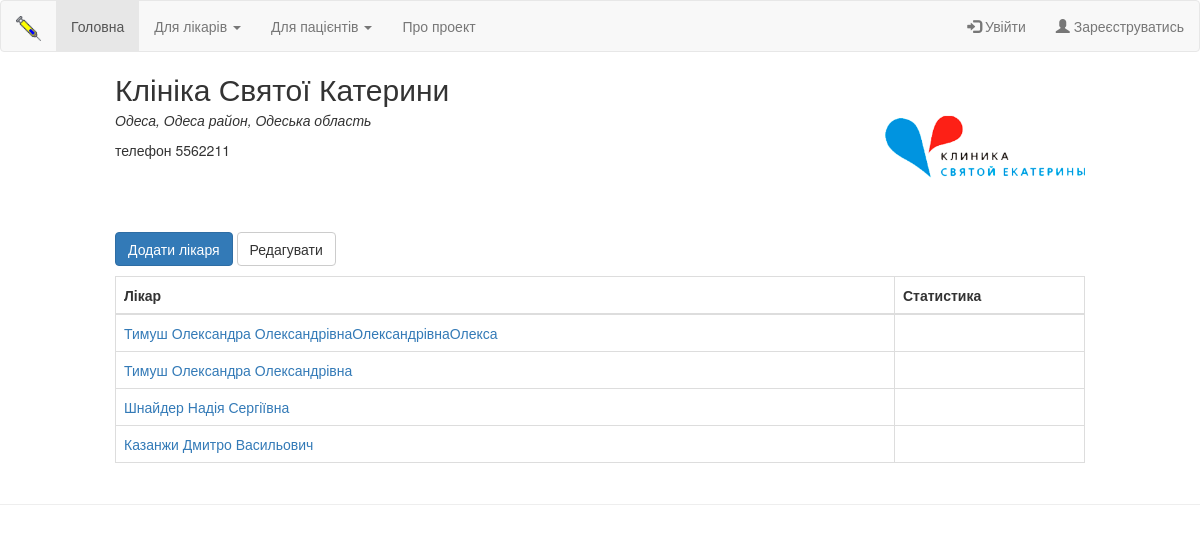
The page /registry/clinic/1 on the database as committed earlier.
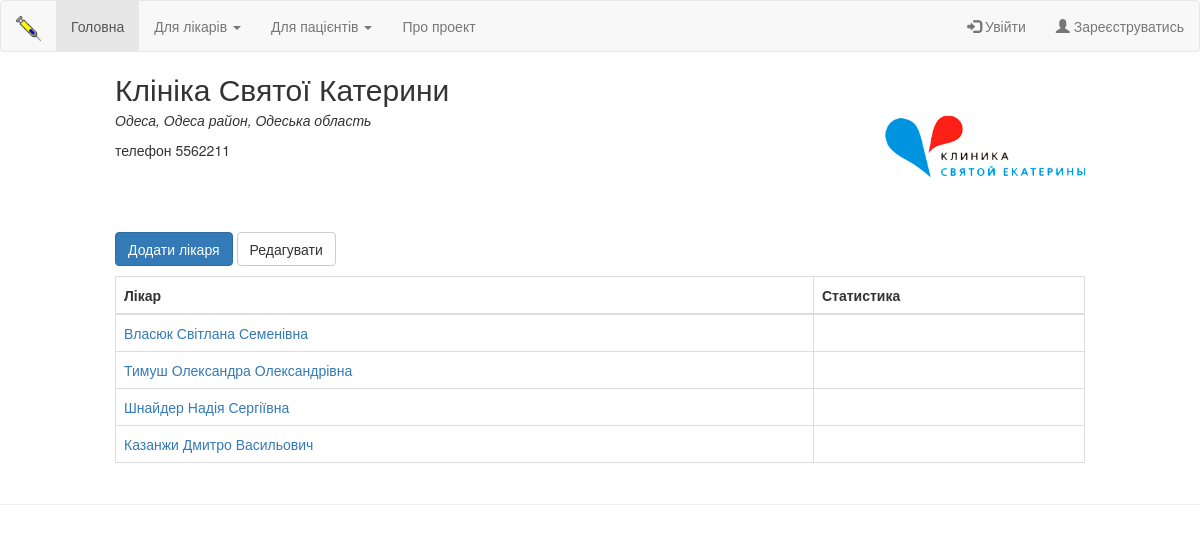
The same page on the database as committed later.
### registry/models.py (models this page shows, shortened)
class Doctor(models.Model):
    firstname = models.ForeignKey(Firstname, on_delete=models.SET_NULL, null=True, blank=True)
    patronymic = models.ForeignKey(Patronymic, on_delete=models.SET_NULL, null=True, blank=True)
    lastname = models.ForeignKey(Lastname, on_delete=models.SET_NULL, null=True, blank=True)
    clinic = models.ForeignKey(Clinic, on_delete=models.SET_NULL, null=True, blank=True)
    def get_registry_url(self):
        return reverse('doctor', args=[str(self.id)])
    class Meta:
        verbose_name = "Лікар"
        verbose_name_plural = "Лікарі"
        ordering = ['-id']

class Lastname(models.Model):
    lastname = models.CharField(max_length=32)
    def __str__(self):
        return self.lastname
    class Meta:
        verbose_name = "Фамілія"
        verbose_name_plural = "Фамілії"

class Firstname(models.Model):
    firstname = models.CharField(max_length=32)
    def __str__(self):
        return self.firstname
    class Meta:
        verbose_name = "Ім'я"
        verbose_name_plural = "Імена"

class Patronymic(models.Model):
    patronymic = models.CharField(max_length=32)
    def __str__(self):
        return self.patronymic
    class Meta:
        verbose_name = "По-батькові"
        verbose_name_plural = "По-батькові"

### registry/views.py (the view)
# urls.py: path('clinic/<int:id>', views.clinic, name='clinic'),
def clinic(request, id):
    clinic = get_object_or_404(Clinic, pk=id)
    doctors = Doctor.objects.filter(clinic=clinic)
    context = {'doctors': doctors, 'clinic': clinic}
    return render(request, 'registry/clinic.html', context)

### registry/models.py (called while the page is built)
    def __str__(self):
        return self.region

    def __str__(self):
        return self.district

    def __str__(self):
        return self.locality

### registry/templates/registry/clinic.html (shortened to what this page needs)
{% extends "base.html" %}
{% block content %}
<div class="media">
  <div class="media-body">
    <h2 class="media-heading">{{ clinic.clinic }}</h2>
    <p><i>{{ clinic.locality }}, {{ clinic.locality.district }} район, {{ clinic.locality.district.region }} область</i></p>
    <p>{{ clinic.info }}</p>
  </div>
  <div class="media-right">
    {% if clinic.logo %}
        <img src="{{ clinic.logo.url }}" class="media-object" style="height:150px">
    {% endif %}
  </div>
</div>
<a href="{% url 'doctor_add' %}"><button class="btn btn-primary btn-bg " name="clinic_add">Додати лікаря</button></a>
<a href="{% url 'clinic_update' id=clinic.pk %}"><button class="btn btn-default btn-bg " name="clinic_update">Редагувати</button></a>
<table class="table table-bordered">
    <thead>
    <tr>
        <th>Лікар</th>
        <th>Статистика</th>
    </tr>
    </thead>
    <tbody>
    {% for doctor in doctors %}
    <tr>
        <td><a href="{{ doctor.get_registry_url }}">{{ doctor.lastname }} {{ doctor.firstname }} {{ doctor.patronymic }}</a></td>
        <td></td>
    </tr>
    {% endfor %}
    </tbody>
</table>
{% endblock %}

Rows that differ between the two databases and show on the page:
changed Doctor: lastname "Тимуш" → "Власюк"; firstname "Олександра" → "Світлана"; patronymic "ОлександрівнаОлександрівнаОлекса" → "Семенівна"
